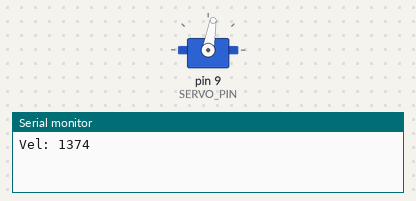
The sketch below on a simulated Arduino Uno, built with avr-gcc and run on an emulated ATmega328P. Shown: servo, the last lines printed to the serial monitor.

Above: at 0.1 s.
At 10.6 s:
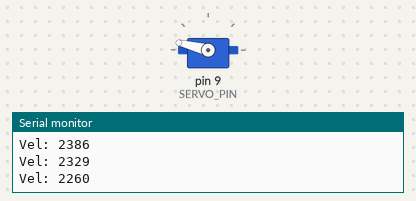
At 18.6 s:
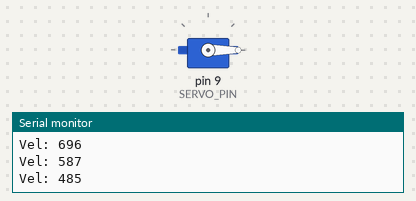
At 37.1 s:
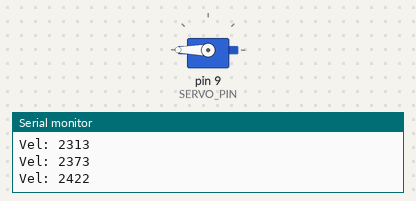
Timing chart, 0 to 38.6 s (numbered marks = the images above):
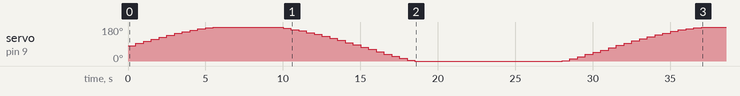

The sketch:

TestServo.ino
```cpp
#include <Servo.h>

#define SERVO_PIN  9

#define CW   2500
#define STOP 1900
#define CCW  1000

Servo myServo;
float t = 0;

void setup()
{
    Serial.begin(9600);
    myServo.attach(SERVO_PIN);
    myServo.writeMicroseconds(STOP);
}

void loop()
{
  t+=0.1;
  int y = (int) 1250*sin(t)+1250;
  myServo.writeMicroseconds(y);
  Serial.print("Vel: ");
  Serial.println(y);
  delay(500);
}
```

Measured:
- by itself, servo on pin 9 (SERVO_PIN): 80° → 93° at 0.50 s, → 104° 0.50 s later, → 116° 0.50 s later, → 127° 0.50 s later, … (49 changes in this stretch)
